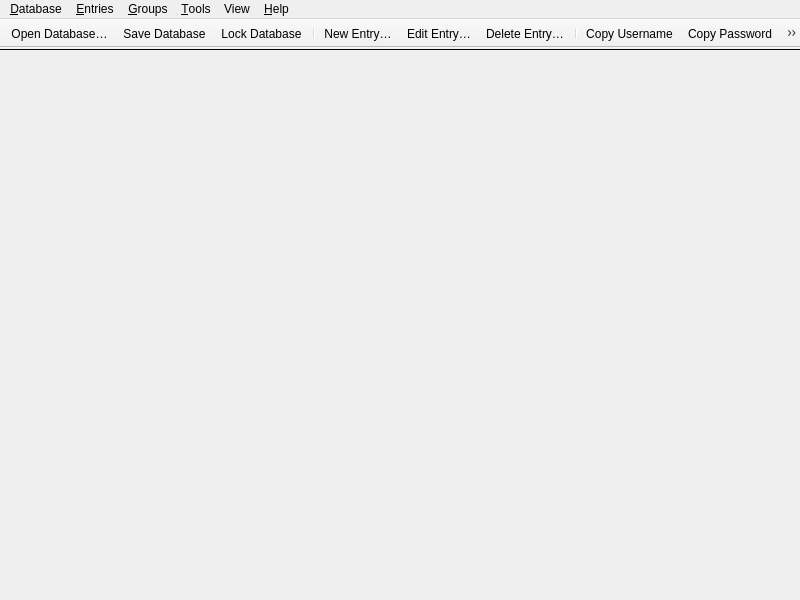
<?xml version="1.0" encoding="UTF-8"?>
<ui version="4.0">
 <class>MainWindow</class>
 <widget class="QMainWindow" name="MainWindow">
  <property name="enabled">
   <bool>true</bool>
  </property>
  <property name="geometry">
   <rect>
    <x>0</x>
    <y>0</y>
    <width>800</width>
    <height>600</height>
   </rect>
  </property>
  <property name="minimumSize">
   <size>
    <width>800</width>
    <height>500</height>
   </size>
  </property>
  <property name="windowTitle">
   <string notr="true">KeePassXC</string>
  </property>
  <widget class="QWidget" name="centralwidget">
   <property name="enabled">
    <bool>true</bool>
   </property>
   <layout class="QVBoxLayout" name="verticalLayout">
    <property name="spacing">
     <number>0</number>
    </property>
    <property name="leftMargin">
     <number>0</number>
    </property>
    <property name="topMargin">
     <number>0</number>
    </property>
    <property name="rightMargin">
     <number>0</number>
    </property>
    <property name="bottomMargin">
     <number>0</number>
    </property>
    <item>
     <widget class="MessageWidget" name="globalMessageWidget" native="true">
      <property name="sizePolicy">
       <sizepolicy hsizetype="Preferred" vsizetype="Preferred">
        <horstretch>0</horstretch>
        <verstretch>0</verstretch>
       </sizepolicy>
      </property>
     </widget>
    </item>
    <item>
     <widget class="Line" name="toolbarSeparator">
      <property name="frameShadow">
       <enum>QFrame::Plain</enum>
      </property>
      <property name="orientation">
       <enum>Qt::Horizontal</enum>
      </property>
     </widget>
    </item>
    <item>
     <widget class="QStackedWidget" name="stackedWidget">
      <property name="sizePolicy">
       <sizepolicy hsizetype="Preferred" vsizetype="Preferred">
        <horstretch>0</horstretch>
        <verstretch>0</verstretch>
       </sizepolicy>
      </property>
      <property name="currentIndex">
       <number>2</number>
      </property>
      <widget class="QWidget" name="pageDatabase">
       <layout class="QVBoxLayout" name="verticalLayout_2">
        <property name="leftMargin">
         <number>0</number>
        </property>
        <property name="topMargin">
         <number>0</number>
        </property>
        <property name="rightMargin">
         <number>0</number>
        </property>
        <property name="bottomMargin">
         <number>0</number>
        </property>
        <item>
         <widget class="DatabaseTabWidget" name="tabWidget">
          <property name="currentIndex">
           <number>-1</number>
          </property>
          <property name="tabsClosable">
           <bool>true</bool>
          </property>
          <property name="movable">
           <bool>true</bool>
          </property>
         </widget>
        </item>
       </layout>
      </widget>
      <widget class="QWidget" name="pageSettings">
       <layout class="QVBoxLayout" name="verticalLayout_3">
        <property name="leftMargin">
         <number>0</number>
        </property>
        <property name="topMargin">
         <number>0</number>
        </property>
        <property name="rightMargin">
         <number>0</number>
        </property>
        <property name="bottomMargin">
         <number>0</number>
        </property>
        <item>
         <widget class="ApplicationSettingsWidget" name="settingsWidget" native="true"/>
        </item>
       </layout>
      </widget>
      <widget class="QWidget" name="pageWelcome">
       <layout class="QVBoxLayout" name="verticalLayout_5">
        <item>
         <layout class="QHBoxLayout" name="horizontalLayout">
          <item>
           <spacer name="horizontalSpacer">
            <property name="orientation">
             <enum>Qt::Horizontal</enum>
            </property>
            <property name="sizeType">
             <enum>QSizePolicy::MinimumExpanding</enum>
            </property>
            <property name="sizeHint" stdset="0">
             <size>
              <width>50</width>
              <height>20</height>
             </size>
            </property>
           </spacer>
          </item>
          <item>
           <widget class="WelcomeWidget" name="welcomeWidget" native="true"/>
          </item>
          <item>
           <spacer name="horizontalSpacer_2">
            <property name="orientation">
             <enum>Qt::Horizontal</enum>
            </property>
            <property name="sizeType">
             <enum>QSizePolicy::MinimumExpanding</enum>
            </property>
            <property name="sizeHint" stdset="0">
             <size>
              <width>50</width>
              <height>20</height>
             </size>
            </property>
           </spacer>
          </item>
         </layout>
        </item>
       </layout>
      </widget>
      <widget class="QWidget" name="pagePasswordGenerator">
       <layout class="QVBoxLayout" name="verticalLayout_6">
        <property name="leftMargin">
         <number>60</number>
        </property>
        <property name="topMargin">
         <number>30</number>
        </property>
        <property name="rightMargin">
         <number>60</number>
        </property>
        <item>
         <spacer name="verticalSpacer_2">
          <property name="orientation">
           <enum>Qt::Vertical</enum>
          </property>
          <property name="sizeHint" stdset="0">
           <size>
            <width>20</width>
            <height>40</height>
           </size>
          </property>
         </spacer>
        </item>
        <item>
         <widget class="PasswordGeneratorWidget" name="passwordGeneratorWidget" native="true"/>
        </item>
        <item>
         <spacer name="verticalSpacer">
          <property name="orientation">
           <enum>Qt::Vertical</enum>
          </property>
          <property name="sizeHint" stdset="0">
           <size>
            <width>20</width>
            <height>40</height>
           </size>
          </property>
         </spacer>
        </item>
       </layout>
      </widget>
     </widget>
    </item>
   </layout>
  </widget>
  <widget class="QMenuBar" name="menubar">
   <property name="geometry">
    <rect>
     <x>0</x>
     <y>0</y>
     <width>800</width>
     <height>22</height>
    </rect>
   </property>
   <property name="contextMenuPolicy">
    <enum>Qt::PreventContextMenu</enum>
   </property>
   <widget class="QMenu" name="menuFile">
    <property name="title">
     <string>&amp;Database</string>
    </property>
    <widget class="QMenu" name="menuRecentDatabases">
     <property name="title">
      <string>&amp;Recent Databases</string>
     </property>
    </widget>
    <widget class="QMenu" name="menuExport">
     <property name="title">
      <string>&amp;Export</string>
     </property>
     <addaction name="actionExportCsv"/>
     <addaction name="actionExportHtml"/>
     <addaction name="actionExportXML"/>
    </widget>
    <addaction name="actionDatabaseNew"/>
    <addaction name="actionDatabaseOpen"/>
    <addaction name="menuRecentDatabases"/>
    <addaction name="actionDatabaseSave"/>
    <addaction name="actionDatabaseSaveAs"/>
    <addaction name="actionDatabaseSaveBackup"/>
    <addaction name="actionDatabaseClose"/>
    <addaction name="separator"/>
    <addaction name="actionLockDatabase"/>
    <addaction name="actionLockAllDatabases"/>
    <addaction name="separator"/>
    <addaction name="actionDatabaseSettings"/>
    <addaction name="actionDatabaseSecurity"/>
    <addaction name="actionReports"/>
    <addaction name="separator"/>
    <addaction name="actionPasskeys"/>
    <addaction name="actionImportPasskey"/>
    <addaction name="separator"/>
    <addaction name="actionDatabaseMerge"/>
    <addaction name="actionImport"/>
    <addaction name="menuExport"/>
    <addaction name="separator"/>
    <addaction name="actionQuit"/>
   </widget>
   <widget class="QMenu" name="menuHelp">
    <property name="title">
     <string>&amp;Help</string>
    </property>
    <addaction name="separator"/>
    <addaction name="actionGettingStarted"/>
    <addaction name="actionUserGuide"/>
    <addaction name="actionKeyboardShortcuts"/>
    <addaction name="actionOnlineHelp"/>
    <addaction name="separator"/>
    <addaction name="actionCheckForUpdates"/>
    <addaction name="actionDonate"/>
    <addaction name="actionBugReport"/>
    <addaction name="actionAbout"/>
   </widget>
   <widget class="QMenu" name="menuEntries">
    <property name="title">
     <string>&amp;Entries</string>
    </property>
    <property name="separatorsCollapsible">
     <bool>true</bool>
    </property>
    <widget class="QMenu" name="menuEntryCopyAttribute">
     <property name="toolTip">
      <string/>
     </property>
     <property name="title">
      <string>Copy Att&amp;ribute</string>
     </property>
     <addaction name="actionEntryCopyTitle"/>
     <addaction name="actionEntryCopyNotes"/>
     <addaction name="separator"/>
    </widget>
    <widget class="QMenu" name="menuEntryTotp">
     <property name="title">
      <string>TOTP</string>
     </property>
     <addaction name="actionEntryCopyTotp"/>
     <addaction name="actionEntryCopyPasswordTotp"/>
     <addaction name="actionEntryTotp"/>
     <addaction name="actionEntryTotpQRCode"/>
     <addaction name="actionEntrySetupTotp"/>
    </widget>
    <widget class="QMenu" name="menuTags">
     <property name="title">
      <string>Tags</string>
     </property>
    </widget>
    <addaction name="separator"/>
    <addaction name="actionEntryNew"/>
    <addaction name="actionEntryEdit"/>
    <addaction name="actionEntryClone"/>
    <addaction name="actionEntryDelete"/>
    <addaction name="separator"/>
    <addaction name="actionEntryMoveUp"/>
    <addaction name="actionEntryMoveDown"/>
    <addaction name="separator"/>
    <addaction name="actionEntryCopyUsername"/>
    <addaction name="actionEntryCopyPassword"/>
    <addaction name="actionEntryCopyURL"/>
    <addaction name="menuEntryCopyAttribute"/>
    <addaction name="menuEntryTotp"/>
    <addaction name="menuTags"/>
    <addaction name="separator"/>
    <addaction name="actionEntryAutoType"/>
    <addaction name="separator"/>
    <addaction name="actionEntryImportPasskey"/>
    <addaction name="actionEntryRemovePasskey"/>
    <addaction name="separator"/>
    <addaction name="actionEntryOpenUrl"/>
    <addaction name="actionEntryDownloadIcon"/>
    <addaction name="separator"/>
    <addaction name="actionEntryAddToAgent"/>
    <addaction name="actionEntryRemoveFromAgent"/>
    <addaction name="separator"/>
    <addaction name="actionEntryRestore"/>
   </widget>
   <widget class="QMenu" name="menuGroups">
    <property name="title">
     <string>&amp;Groups</string>
    </property>
    <addaction name="actionGroupEmptyRecycleBin"/>
    <addaction name="separator"/>
    <addaction name="actionGroupNew"/>
    <addaction name="actionGroupEdit"/>
    <addaction name="actionGroupClone"/>
    <addaction name="actionGroupDelete"/>
    <addaction name="separator"/>
    <addaction name="actionGroupSortAsc"/>
    <addaction name="actionGroupSortDesc"/>
    <addaction name="separator"/>
    <addaction name="actionGroupDownloadFavicons"/>
   </widget>
   <widget class="QMenu" name="menuTools">
    <property name="title">
     <string>&amp;Tools</string>
    </property>
    <addaction name="actionPasswordGenerator"/>
    <addaction name="actionSettings"/>
   </widget>
   <widget class="QMenu" name="menuView">
    <property name="title">
     <string>View</string>
    </property>
    <widget class="QMenu" name="menuTheme">
     <property name="title">
      <string>Theme</string>
     </property>
     <addaction name="actionThemeAuto"/>
     <addaction name="actionThemeLight"/>
     <addaction name="actionThemeDark"/>
     <addaction name="actionThemeClassic"/>
    </widget>
    <addaction name="menuTheme"/>
    <addaction name="actionCompactMode"/>
    <addaction name="actionAlwaysOnTop"/>
    <addaction name="actionAllowScreenCapture"/>
    <addaction name="separator"/>
    <addaction name="actionShowPreviewPanel"/>
    <addaction name="actionShowGroupPanel"/>
    <addaction name="separator"/>
    <addaction name="actionShowMenubar"/>
    <addaction name="actionShowToolbar"/>
    <addaction name="separator"/>
    <addaction name="actionHideUsernames"/>
    <addaction name="actionHidePasswords"/>
   </widget>
   <addaction name="menuFile"/>
   <addaction name="menuEntries"/>
   <addaction name="menuGroups"/>
   <addaction name="menuTools"/>
   <addaction name="menuView"/>
   <addaction name="menuHelp"/>
  </widget>
  <widget class="KPToolBar" name="toolBar">
   <property name="contextMenuPolicy">
    <enum>Qt::PreventContextMenu</enum>
   </property>
   <property name="movable">
    <bool>false</bool>
   </property>
   <property name="iconSize">
    <size>
     <width>26</width>
     <height>26</height>
    </size>
   </property>
   <attribute name="toolBarArea">
    <enum>TopToolBarArea</enum>
   </attribute>
   <attribute name="toolBarBreak">
    <bool>false</bool>
   </attribute>
   <addaction name="actionDatabaseOpen"/>
   <addaction name="actionDatabaseSave"/>
   <addaction name="actionLockDatabaseToolbar"/>
   <addaction name="separator"/>
   <addaction name="actionEntryNew"/>
   <addaction name="actionEntryEdit"/>
   <addaction name="actionEntryDelete"/>
   <addaction name="separator"/>
   <addaction name="actionEntryCopyUsername"/>
   <addaction name="actionEntryCopyPassword"/>
   <addaction name="actionEntryCopyURL"/>
   <addaction name="actionEntryAutoType"/>
   <addaction name="separator"/>
   <addaction name="actionDatabaseSettings"/>
   <addaction name="actionReports"/>
   <addaction name="separator"/>
   <addaction name="actionPasswordGenerator"/>
   <addaction name="actionSettings"/>
   <addaction name="separator"/>
  </widget>
  <action name="actionQuit">
   <property name="text">
    <string>&amp;Quit</string>
   </property>
   <property name="menuRole">
    <enum>QAction::QuitRole</enum>
   </property>
  </action>
  <action name="actionAbout">
   <property name="text">
    <string>&amp;About</string>
   </property>
   <property name="menuRole">
    <enum>QAction::AboutRole</enum>
   </property>
  </action>
  <action name="actionCheckForUpdates">
   <property name="text">
    <string>&amp;Check for Updates</string>
   </property>
   <property name="menuRole">
    <enum>QAction::ApplicationSpecificRole</enum>
   </property>
  </action>
  <action name="actionDatabaseOpen">
   <property name="text">
    <string>&amp;Open Database…</string>
   </property>
  </action>
  <action name="actionDatabaseSave">
   <property name="text">
    <string>&amp;Save Database</string>
   </property>
  </action>
  <action name="actionDatabaseClose">
   <property name="text">
    <string>&amp;Close Database</string>
   </property>
  </action>
  <action name="actionDatabaseNew">
   <property name="text">
    <string>&amp;New Database…</string>
   </property>
   <property name="toolTip">
    <string>Create a new database</string>
   </property>
  </action>
  <action name="actionDatabaseMerge">
   <property name="text">
    <string>&amp;Merge From Database…</string>
   </property>
   <property name="toolTip">
    <string>Merge from another KDBX database</string>
   </property>
  </action>
  <action name="actionEntryNew">
   <property name="text">
    <string>&amp;New Entry…</string>
   </property>
   <property name="toolTip">
    <string>Add a new entry</string>
   </property>
  </action>
  <action name="actionEntryEdit">
   <property name="text">
    <string>&amp;Edit Entry…</string>
   </property>
   <property name="toolTip">
    <string>View or edit entry</string>
   </property>
  </action>
  <action name="actionEntryDelete">
   <property name="text">
    <string>&amp;Delete Entry…</string>
   </property>
  </action>
  <action name="actionGroupNew">
   <property name="text">
    <string>&amp;New Group…</string>
   </property>
   <property name="toolTip">
    <string>Add a new group</string>
   </property>
  </action>
  <action name="actionGroupEdit">
   <property name="text">
    <string>&amp;Edit Group…</string>
   </property>
  </action>
  <action name="actionGroupDelete">
   <property name="text">
    <string>&amp;Delete Group…</string>
   </property>
  </action>
  <action name="actionGroupDownloadFavicons">
   <property name="text">
    <string>Download All &amp;Favicons…</string>
   </property>
  </action>
  <action name="actionGroupSortAsc">
   <property name="text">
    <string>Sort &amp;A-Z</string>
   </property>
  </action>
  <action name="actionGroupSortDesc">
   <property name="text">
    <string>Sort &amp;Z-A</string>
   </property>
  </action>
  <action name="actionDatabaseSaveAs">
   <property name="text">
    <string>Sa&amp;ve Database As…</string>
   </property>
  </action>
  <action name="actionDatabaseSecurity">
   <property name="text">
    <string>Database &amp;Security…</string>
   </property>
  </action>
  <action name="actionReports">
   <property name="checkable">
    <bool>true</bool>
   </property>
   <property name="text">
    <string>Database &amp;Reports…</string>
   </property>
   <property name="toolTip">
    <string>Statistics, health check, etc.</string>
   </property>
   <property name="menuRole">
    <enum>QAction::NoRole</enum>
   </property>
  </action>
  <action name="actionDatabaseSettings">
   <property name="checkable">
    <bool>true</bool>
   </property>
   <property name="text">
    <string>&amp;Database Settings…</string>
   </property>
   <property name="toolTip">
    <string>Database settings</string>
   </property>
   <property name="menuRole">
    <enum>QAction::NoRole</enum>
   </property>
  </action>
  <action name="actionPasskeys">
   <property name="text">
    <string>Passkeys…</string>
   </property>
   <property name="toolTip">
    <string>Passkeys</string>
   </property>
   <property name="menuRole">
    <enum>QAction::NoRole</enum>
   </property>
  </action>
  <action name="actionImportPasskey">
   <property name="text">
    <string>Import Passkey</string>
   </property>
   <property name="toolTip">
    <string>Import Passkey</string>
   </property>
   <property name="menuRole">
    <enum>QAction::NoRole</enum>
   </property>
  </action>
  <action name="actionEntryClone">
   <property name="text">
    <string>&amp;Clone Entry…</string>
   </property>
  </action>
  <action name="actionEntryMoveUp">
   <property name="text">
    <string>Move u&amp;p</string>
   </property>
   <property name="toolTip">
    <string>Move entry one step up</string>
   </property>
  </action>
  <action name="actionEntryMoveDown">
   <property name="text">
    <string>Move do&amp;wn</string>
   </property>
   <property name="toolTip">
    <string>Move entry one step down</string>
   </property>
  </action>
  <action name="actionEntryCopyUsername">
   <property name="text">
    <string>Copy &amp;Username</string>
   </property>
   <property name="toolTip">
    <string>Copy username to clipboard</string>
   </property>
  </action>
  <action name="actionEntryCopyPassword">
   <property name="text">
    <string>Copy &amp;Password</string>
   </property>
   <property name="toolTip">
    <string>Copy password to clipboard</string>
   </property>
  </action>
  <action name="actionSettings">
   <property name="checkable">
    <bool>true</bool>
   </property>
   <property name="text">
    <string>&amp;Settings</string>
   </property>
   <property name="menuRole">
    <enum>QAction::PreferencesRole</enum>
   </property>
  </action>
  <action name="actionPasswordGenerator">
   <property name="checkable">
    <bool>true</bool>
   </property>
   <property name="text">
    <string>&amp;Password Generator</string>
   </property>
  </action>
  <action name="actionEntryAutoType">
   <property name="text">
    <string>Perform &amp;Auto-Type</string>
   </property>
  </action>
  <action name="actionEntryImportPasskey">
   <property name="text">
    <string>Import Passkey</string>
   </property>
  </action>
  <action name="actionEntryRemovePasskey">
   <property name="text">
    <string>Remove Passkey From Entry</string>
   </property>
  </action>
  <action name="actionEntryAutoTypeUsername">
   <property name="enabled">
    <bool>false</bool>
   </property>
   <property name="text">
    <string notr="true">{USERNAME}</string>
   </property>
   <property name="iconText">
    <string notr="true">{USERNAME}</string>
   </property>
   <property name="toolTip">
    <string notr="true">{USERNAME}</string>
   </property>
  </action>
  <action name="actionEntryAutoTypeUsernameEnter">
   <property name="enabled">
    <bool>false</bool>
   </property>
   <property name="text">
    <string notr="true">{USERNAME}{ENTER}</string>
   </property>
   <property name="iconText">
    <string notr="true">{USERNAME}{ENTER}</string>
   </property>
   <property name="toolTip">
    <string notr="true">{USERNAME}{ENTER}</string>
   </property>
  </action>
  <action name="actionEntryAutoTypePassword">
   <property name="enabled">
    <bool>false</bool>
   </property>
   <property name="text">
    <string notr="true">{PASSWORD}</string>
   </property>
   <property name="iconText">
    <string notr="true">{PASSWORD}</string>
   </property>
   <property name="toolTip">
    <string notr="true">{PASSWORD}</string>
   </property>
  </action>
  <action name="actionEntryAutoTypePasswordEnter">
   <property name="enabled">
    <bool>false</bool>
   </property>
   <property name="text">
    <string notr="true">{PASSWORD}{ENTER}</string>
   </property>
   <property name="iconText">
    <string notr="true">{PASSWORD}{ENTER}</string>
   </property>
   <property name="toolTip">
    <string notr="true">{PASSWORD}{ENTER}</string>
   </property>
  </action>
  <action name="actionEntryAutoTypeTOTP">
   <property name="enabled">
    <bool>false</bool>
   </property>
   <property name="text">
    <string notr="true">{TOTP}</string>
   </property>
   <property name="iconText">
    <string notr="true">{TOTP}</string>
   </property>
   <property name="toolTip">
    <string notr="true">{TOTP}</string>
   </property>
  </action>
  <action name="actionEntryDownloadIcon">
   <property name="text">
    <string>Download &amp;Favicon</string>
   </property>
  </action>
  <action name="actionEntryOpenUrl">
   <property name="text">
    <string>Open &amp;URL</string>
   </property>
  </action>
  <action name="actionLockDatabase">
   <property name="text">
    <string>&amp;Lock Database</string>
   </property>
  </action>
  <action name="actionLockAllDatabases">
   <property name="text">
    <string>Lock &amp;All Databases</string>
   </property>
  </action>
  <action name="actionEntryCopyTitle">
   <property name="text">
    <string>&amp;Title</string>
   </property>
   <property name="toolTip">
    <string>Copy title to clipboard</string>
   </property>
  </action>
  <action name="actionEntryCopyURL">
   <property name="text">
    <string>Copy &amp;URL</string>
   </property>
   <property name="toolTip">
    <string>Copy URL to clipboard</string>
   </property>
  </action>
  <action name="actionEntryCopyNotes">
   <property name="text">
    <string>&amp;Notes</string>
   </property>
   <property name="toolTip">
    <string>Copy notes to clipboard</string>
   </property>
  </action>
  <action name="actionExportCsv">
   <property name="text">
    <string>&amp;CSV File…</string>
   </property>
  </action>
  <action name="actionExportHtml">
   <property name="text">
    <string>&amp;HTML File…</string>
   </property>
  </action>
  <action name="actionImportKeePass1">
   <property name="text">
    <string>KeePass 1 Database…</string>
   </property>
   <property name="toolTip">
    <string>Import a KeePass 1 database</string>
   </property>
  </action>
  <action name="actionImportOpVault">
   <property name="text">
    <string>1Password Vault…</string>
   </property>
   <property name="toolTip">
    <string>Import a 1Password Vault</string>
   </property>
  </action>
  <action name="actionImportCsv">
   <property name="text">
    <string>CSV File…</string>
   </property>
   <property name="toolTip">
    <string>Import a CSV file</string>
   </property>
  </action>
  <action name="actionEntryTotp">
   <property name="text">
    <string>Show TOTP</string>
   </property>
  </action>
  <action name="actionEntryTotpQRCode">
   <property name="text">
    <string>Show QR Code</string>
   </property>
  </action>
  <action name="actionEntrySetupTotp">
   <property name="text">
    <string>Set up TOTP…</string>
   </property>
  </action>
  <action name="actionEntryCopyTotp">
   <property name="text">
    <string>Copy &amp;TOTP</string>
   </property>
  </action>
  <action name="actionEntryCopyPasswordTotp">
   <property name="text">
    <string>Copy Password and TOTP</string>
   </property>
  </action>
  <action name="actionGroupEmptyRecycleBin">
   <property name="text">
    <string>E&amp;mpty recycle bin</string>
   </property>
   <property name="toolTip">
    <string>Empty Recycle Bin</string>
   </property>
  </action>
  <action name="actionDonate">
   <property name="text">
    <string>&amp;Donate</string>
   </property>
  </action>
  <action name="actionBugReport">
   <property name="text">
    <string>Report a &amp;Bug</string>
   </property>
  </action>
  <action name="actionGettingStarted">
   <property name="text">
    <string>&amp;Getting Started</string>
   </property>
   <property name="toolTip">
    <string>Open Getting Started Guide</string>
   </property>
  </action>
  <action name="actionOnlineHelp">
   <property name="text">
    <string>&amp;Online Help</string>
   </property>
   <property name="toolTip">
    <string>Go to online documentation</string>
   </property>
  </action>
  <action name="actionUserGuide">
   <property name="text">
    <string>&amp;User Guide</string>
   </property>
   <property name="toolTip">
    <string>Open User Guide</string>
   </property>
  </action>
  <action name="actionKeyboardShortcuts">
   <property name="text">
    <string>&amp;Keyboard Shortcuts</string>
   </property>
   <property name="shortcut">
    <string notr="true">Ctrl+/</string>
   </property>
  </action>
  <action name="actionDatabaseSaveBackup">
   <property name="text">
    <string>Save Database Backup…</string>
   </property>
  </action>
  <action name="actionEntryAddToAgent">
   <property name="text">
    <string>Add key to SSH Agent</string>
   </property>
  </action>
  <action name="actionEntryRemoveFromAgent">
   <property name="text">
    <string>Remove key from SSH Agent</string>
   </property>
  </action>
  <action name="actionCompactMode">
   <property name="checkable">
    <bool>true</bool>
   </property>
   <property name="text">
    <string>Compact Mode</string>
   </property>
  </action>
  <action name="actionThemeAuto">
   <property name="checkable">
    <bool>true</bool>
   </property>
   <property name="checked">
    <bool>true</bool>
   </property>
   <property name="text">
    <string>Automatic</string>
   </property>
  </action>
  <action name="actionThemeLight">
   <property name="checkable">
    <bool>true</bool>
   </property>
   <property name="text">
    <string>Light</string>
   </property>
  </action>
  <action name="actionThemeDark">
   <property name="checkable">
    <bool>true</bool>
   </property>
   <property name="text">
    <string>Dark</string>
   </property>
  </action>
  <action name="actionThemeClassic">
   <property name="checkable">
    <bool>true</bool>
   </property>
   <property name="text">
    <string>Classic (Platform-native)</string>
   </property>
  </action>
  <action name="actionShowMenubar">
   <property name="checkable">
    <bool>true</bool>
   </property>
   <property name="checked">
    <bool>true</bool>
   </property>
   <property name="text">
    <string>Show Menubar</string>
   </property>
   <property name="toolTip">
    <string>Toggle Show Menubar</string>
   </property>
  </action>
  <action name="actionShowToolbar">
   <property name="checkable">
    <bool>true</bool>
   </property>
   <property name="checked">
    <bool>true</bool>
   </property>
   <property name="text">
    <string>Show Toolbar</string>
   </property>
  </action>
  <action name="actionShowPreviewPanel">
   <property name="checkable">
    <bool>true</bool>
   </property>
   <property name="checked">
    <bool>true</bool>
   </property>
   <property name="text">
    <string>Show Preview Panel</string>
   </property>
  </action>
  <action name="actionAlwaysOnTop">
   <property name="checkable">
    <bool>true</bool>
   </property>
   <property name="text">
    <string>Always on Top</string>
   </property>
   <property name="shortcut">
    <string notr="true">Ctrl+Shift+A</string>
   </property>
  </action>
  <action name="actionHideUsernames">
   <property name="checkable">
    <bool>true</bool>
   </property>
   <property name="text">
    <string>Hide Usernames</string>
   </property>
   <property name="shortcut">
    <string notr="true">Ctrl+Shift+B</string>
   </property>
  </action>
  <action name="actionHidePasswords">
   <property name="checkable">
    <bool>true</bool>
   </property>
   <property name="checked">
    <bool>true</bool>
   </property>
   <property name="text">
    <string>Hide Passwords</string>
   </property>
   <property name="shortcut">
    <string notr="true">Ctrl+Shift+C</string>
   </property>
  </action>
  <action name="actionEntryAutoTypeSequence">
   <property name="text">
    <string notr="true">{USERNAME}{TAB}{PASSWORD}{ENTER}</string>
   </property>
   <property name="iconText">
    <string notr="true">{USERNAME}{TAB}{PASSWORD}{ENTER}</string>
   </property>
   <property name="toolTip">
    <string notr="true">{USERNAME}{TAB}{PASSWORD}{ENTER}</string>
   </property>
  </action>
  <action name="actionGroupClone">
   <property name="text">
    <string>Clone Group...</string>
   </property>
  </action>
  <action name="actionEntryRestore">
   <property name="text">
    <string notr="true" extracomment="Translatable string with plural form set in CPP file">Restore Entry(s)</string>
   </property>
   <property name="toolTip">
    <string notr="true" extracomment="Translatable string with plural form set in CPP file">Restore Entry(s)</string>
   </property>
   <property name="shortcut">
    <string notr="true">Ctrl+R</string>
   </property>
  </action>
  <action name="actionLockDatabaseToolbar">
   <property name="text">
    <string>&amp;Lock Database</string>
   </property>
  </action>
  <action name="actionExportXML">
   <property name="text">
    <string>&amp;XML File…</string>
   </property>
   <property name="toolTip">
    <string>XML File…</string>
   </property>
  </action>
  <action name="actionAllowScreenCapture">
   <property name="checkable">
    <bool>true</bool>
   </property>
   <property name="text">
    <string>Allow Screen Capture</string>
   </property>
  </action>
  <action name="actionImport1PUX">
   <property name="text">
    <string>1Password 1PUX...</string>
   </property>
   <property name="toolTip">
    <string>Import a 1Password 1PUX file</string>
   </property>
  </action>
  <action name="actionImport">
   <property name="text">
    <string>Import…</string>
   </property>
  </action>
  <action name="actionShowGroupPanel">
   <property name="checkable">
    <bool>true</bool>
   </property>
   <property name="checked">
    <bool>true</bool>
   </property>
   <property name="text">
    <string>Show Group Panel</string>
   </property>
   <property name="toolTip">
    <string>Toggle Show Group Panel</string>
   </property>
  </action>
 </widget>
 <customwidgets>
  <customwidget>
   <class>MessageWidget</class>
   <extends>QWidget</extends>
   <header>gui/MessageWidget.h</header>
   <container>1</container>
  </customwidget>
  <customwidget>
   <class>PasswordGeneratorWidget</class>
   <extends>QWidget</extends>
   <header>gui/PasswordGeneratorWidget.h</header>
   <container>1</container>
  </customwidget>
  <customwidget>
   <class>DatabaseTabWidget</class>
   <extends>QTabWidget</extends>
   <header>gui/DatabaseTabWidget.h</header>
   <container>1</container>
  </customwidget>
  <customwidget>
   <class>ApplicationSettingsWidget</class>
   <extends>QWidget</extends>
   <header>gui/ApplicationSettingsWidget.h</header>
   <container>1</container>
  </customwidget>
  <customwidget>
   <class>WelcomeWidget</class>
   <extends>QWidget</extends>
   <header>gui/WelcomeWidget.h</header>
   <container>1</container>
  </customwidget>
  <customwidget>
   <class>KPToolBar</class>
   <extends>QToolBar</extends>
   <header>gui/widgets/KPToolBar.h</header>
  </customwidget>
 </customwidgets>
 <resources/>
 <connections/>
</ui>
